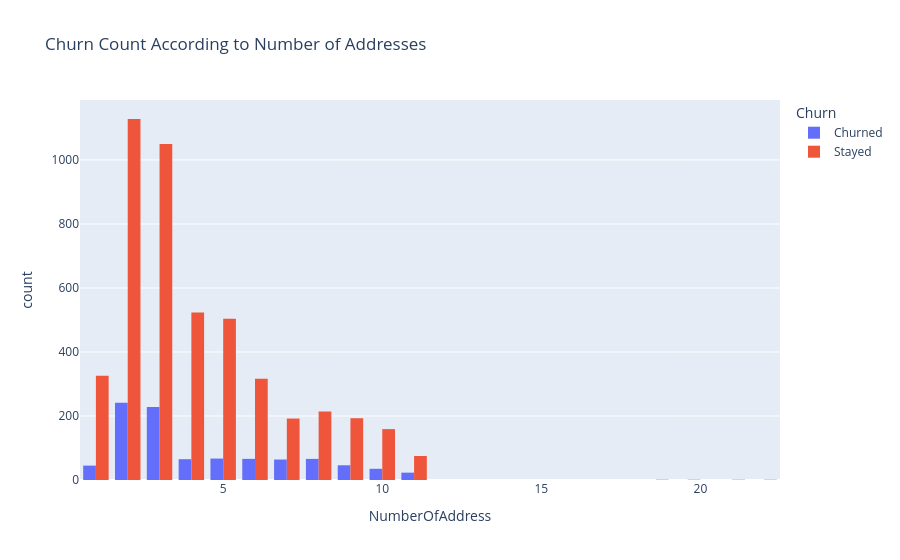

Notebook code cell kept with this figure:
### Code cell
fig4=px.histogram(ecomerce_df,x="NumberOfAddress",color="Churn",barmode="group",title="Churn Count According to Number of Addresses")
for trace in fig4.data:
    if trace.name == "1":
        trace.name="Churned"
    else:
        trace.name="Stayed"
fig4.show()

### Figure 1 — Plotly figure (JSON) as saved in the notebook; plotly's stock layout.template omitted (floating-point values rounded to 4 significant figures; data arrays with more than 128 entries replaced by an {"elided": "..."} marker saying what was removed)
{"data": [{"alignmentgroup": "True", "bingroup": "x", "hovertemplate": "Churn=1<br>NumberOfAddress=%{x}<br>count=%{y}<extra></extra>", "legendgroup": "1", "marker": {"color": "#636efa", "pattern": {"shape": ""}}, "name": "Churned", "offsetgroup": "1", "orientation": "v", "showlegend": true, "type": "histogram", "x": {"elided": "948 int values"}, "xaxis": "x", "yaxis": "y"}, {"alignmentgroup": "True", "bingroup": "x", "hovertemplate": "Churn=0<br>NumberOfAddress=%{x}<br>count=%{y}<extra></extra>", "legendgroup": "0", "marker": {"color": "#EF553B", "pattern": {"shape": ""}}, "name": "Stayed", "offsetgroup": "0", "orientation": "v", "showlegend": true, "type": "histogram", "x": {"elided": "4682 int values"}, "xaxis": "x", "yaxis": "y"}], "layout": {"barmode": "group", "legend": {"title": {"text": "Churn"}, "tracegroupgap": 0}, "title": {"text": "Churn Count According to Number of Addresses"}, "xaxis": {"anchor": "y", "domain": [0, 1], "title": {"text": "NumberOfAddress"}}, "yaxis": {"anchor": "x", "domain": [0, 1], "title": {"text": "count"}}}}
